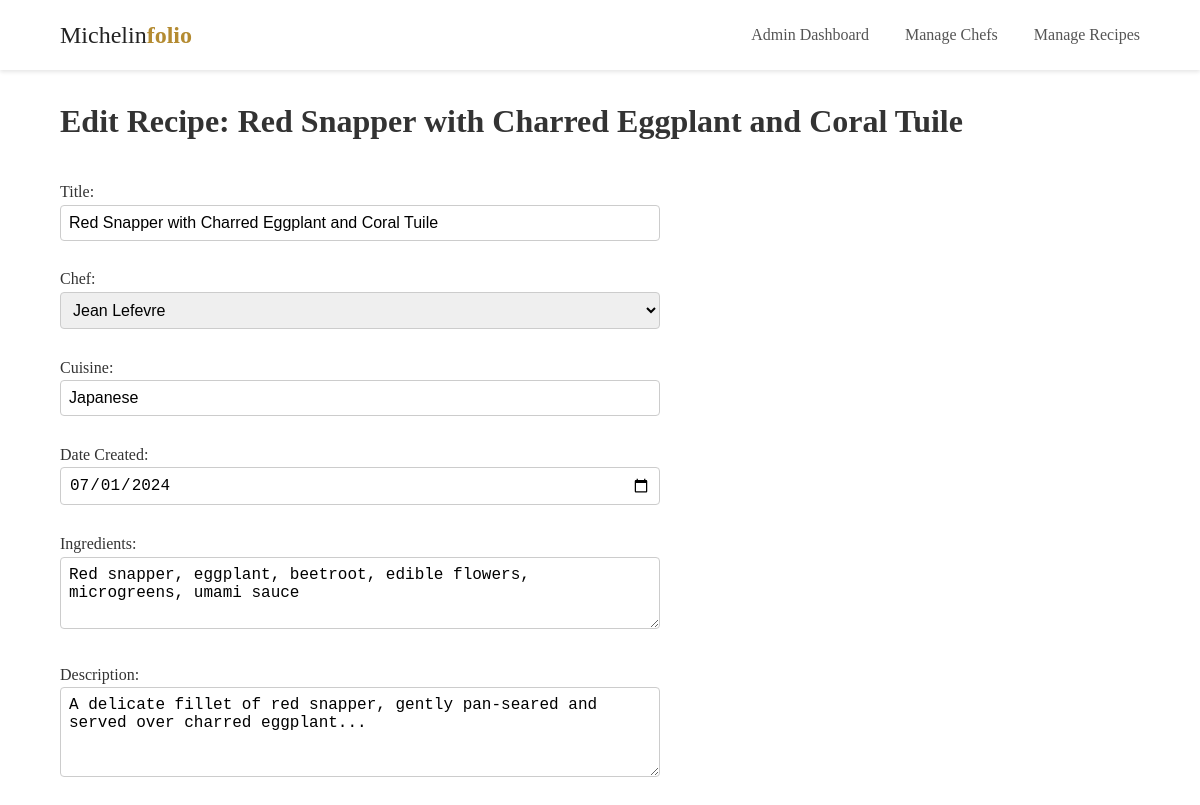
Screenshot of /admin/edit_recipe.php?id=1 with the database file from the repository.
### tables this page shows
CREATE TABLE recipes (
    id INT AUTO_INCREMENT PRIMARY KEY,
    title VARCHAR(255) NOT NULL,
    chef_id INT NOT NULL,
    cuisine VARCHAR(100),
    date_created DATE,
    ingredients TEXT,
    description TEXT,
    image_path VARCHAR(255),
    prep_time_minutes INT,
    cook_time_minutes INT,
    FOREIGN KEY (chef_id) REFERENCES chefs(id)
);

### admin/edit_recipe.php (the view, shortened to what this page needs)
<?php
include __DIR__ . '/../inc/header_admin.php';
include __DIR__ . '/../config.php';
$rid = (int)$_GET['id'];
$chefs = $conn->query("SELECT id, name FROM chefs ORDER BY name");
$stmt = $conn->prepare("SELECT * FROM recipes WHERE id = ?");
$stmt->bind_param("i", $rid);
$stmt->execute();
$rRes = $stmt->get_result();
$recipe = $rRes->fetch_assoc();
?>
<div class="container animate-on-scroll" style="padding-top:6rem;">
  <h1 class="animate-on-scroll">Edit Recipe: <?= htmlspecialchars($recipe['title']) ?></h1>
  <form method="post" enctype="multipart/form-data" class="animate-on-scroll" style="max-width:600px; margin-top:2rem;">
    <label class="animate-on-scroll">Title:<br>
      <input name="title" value="<?= htmlspecialchars($recipe['title']) ?>" required class="form-input">
    </label><br><br>
    <label class="animate-on-scroll">Chef:<br>
      <select name="chef_id" required class="form-input">
        <?php while($c = $chefs->fetch_assoc()): ?>
          <option value="<?= $c['id'] ?>" <?= $c['id'] == $recipe['chef_id'] ? 'selected' : '' ?>>
            <?= htmlspecialchars($c['name']) ?>
          </option>
        <?php endwhile; ?>
      </select>
    </label><br><br>
    <label class="animate-on-scroll">Cuisine:<br>
      <input name="cuisine" value="<?= htmlspecialchars($recipe['cuisine']) ?>" required class="form-input">
    </label><br><br>
    <label class="animate-on-scroll">Date Created:<br>
      <input type="date" name="date_created" value="<?= htmlspecialchars($recipe['date_created']) ?>" required class="form-input">
    </label><br><br>
    <label class="animate-on-scroll">Ingredients:<br>
      <textarea name="ingredients" rows="3" required class="form-input"><?= htmlspecialchars($recipe['ingredients']) ?></textarea>
    </label><br><br>
    <label class="animate-on-scroll">Description:<br>
      <textarea name="description" rows="4" required class="form-input"><?= htmlspecialchars($recipe['description']) ?></textarea>
    </label><br><br>
    <br><br>
    <br><br>
    <br><br>
  </form>
</div>
<?php include __DIR__ . '/../inc/footer.php'; ?>

### css/style.css (style rules this page uses)
* { box-sizing: border-box; margin: 0; padding: 0; }
body { font-family: 'Lora', serif; color: #333; line-height: 1.6; }
.container { width: 90%; max-width: 1200px; margin: 0 auto; }
.form-input { width: 100%; padding: 0.5rem; font-size: 1rem; border: 1px solid #ccc; border-radius: 4px; }
.animate-on-scroll { opacity: 0; transform: translateY(20px); transition: opacity 0.6s ease-out, transform 0.6s ease-out; }
.animate-on-scroll.visible { opacity: 1; transform: translateY(0); }

### rows the page displays
recipes: title "Red Snapper with Charred Eggplant and Coral Tuile", cuisine "Japanese", date_created "07/01/2024", ingredients "Red snapper, eggplant, beetroot, edible flowers, microgreens, umami sauce", description "A delicate fillet of red snapper, gently pan-seared and served over charred eggplant..."

### other values shown
form field chef_id "Jean Lefevre"
